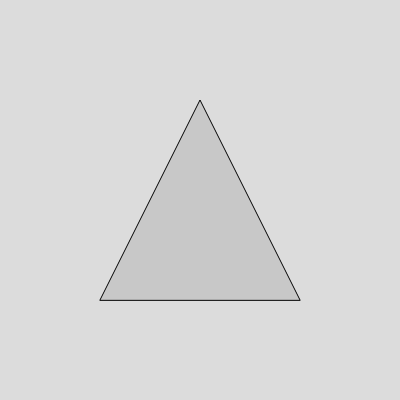
Frame 1 (no input)
Frame 60 (no input): identical to frame 1, image omitted
Frame 120 (the mouse pressed at the canvas centre since frame 60): identical to frame 1, image omitted

The p5.js sketch that drew this single still picture (run headless with seeded random() and noise() and a simulated clock; from frame 60 on, the mouse is pressed at the canvas centre):

// p5.js sketch
// ── sketch.js
function setup() {
  createCanvas(400, 400);
}

function draw() {
  background(220);
  fill(200);
  triangle(100, 300, 200, 100, 300, 300);
}
